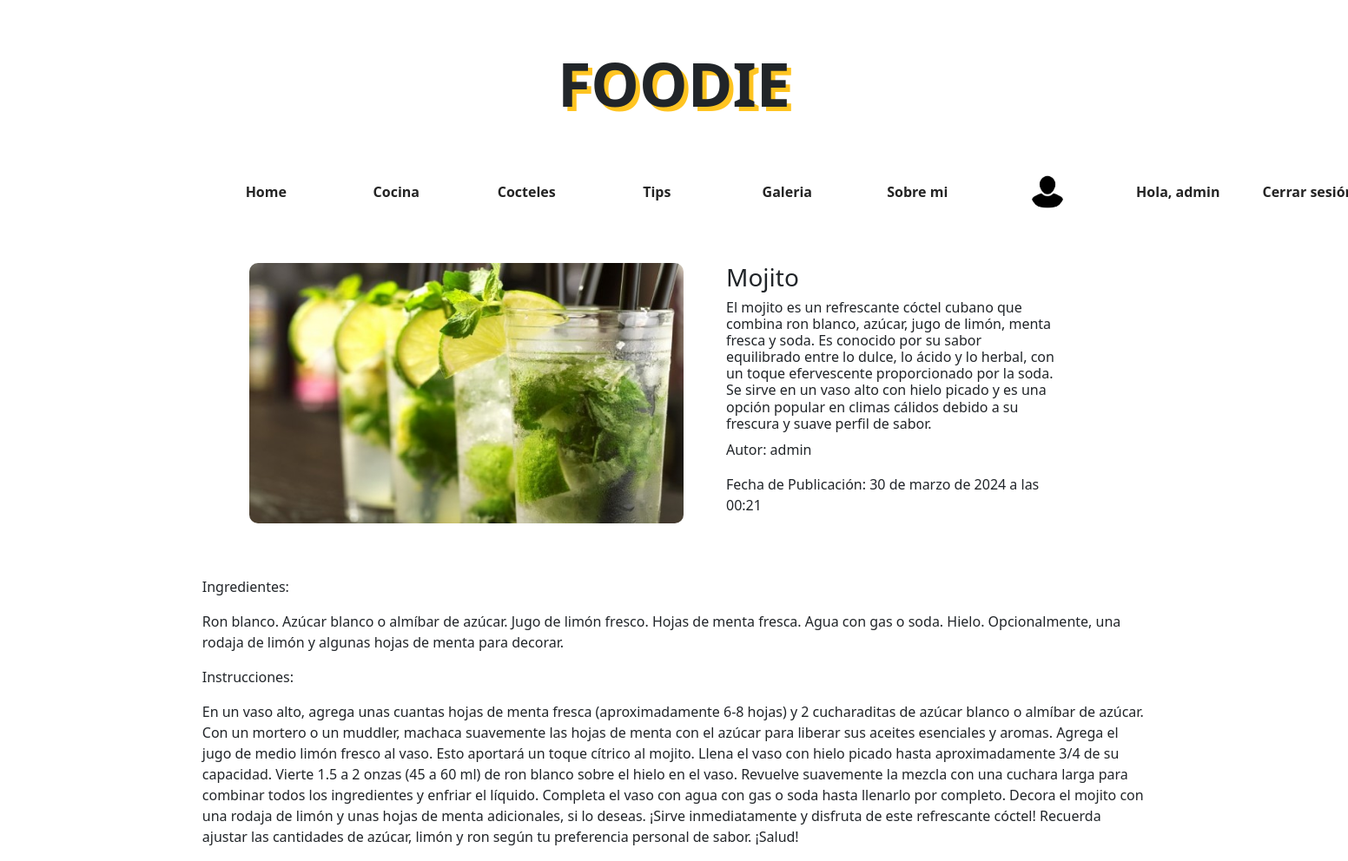
Page /cocteles/1/ (signed in) on the committed database.
### foodieApp/models.py (models this page shows, shortened)
class Coctel(models.Model):
    titulo = models.CharField(max_length=100)
    descripcion = models.TextField()
    ingredientes = models.TextField()
    instrucciones = models.TextField()
    autor = models.ForeignKey(User, on_delete=models.CASCADE)
    fecha_publicacion = models.DateTimeField(auto_now_add=True)
    imagen = models.ImageField(upload_to='media/imagenes_recetas/')

### foodieApp/views.py (the view)
# urls.py: path("cocteles/<int:coctel_id>/", detalle_coctel, name="detalle_coctel"),
def detalle_coctel(request, coctel_id):
    coctel = get_object_or_404(Coctel, pk=coctel_id)
    return render(request, "foodieApp/detalle_coctel.html", {"coctel": coctel})

### foodieApp/templates/foodieApp/detalle_coctel.html (shortened to what this page needs)
{% extends 'index.html' %}
{% block contenido %}
<div class="receta">
    <div>
        <img class="imagenReceta" src="{{ coctel.imagen.url }}" alt="">
    </div>
    <div class="contenido">
        <h3>{{ coctel.titulo }}</h3>
        <h6>{{ coctel.descripcion }}</h6>
        <p>Autor: {{ coctel.autor }}</p>
        <p>Fecha de Publicación: {{ coctel.fecha_publicacion }}</p>
    </div>
</div>
<p>Ingredientes:</p>
<p>{{ coctel.ingredientes }}</p>
<p>Instrucciones:</p>
<p>{{ coctel.instrucciones }}</p>
{% endblock contenido %}

### foodieApp/templates/index.html (shortened to what this page needs)
{% load static %}
<!DOCTYPE html>
<html lang="en">
<head>
    <link href="https://cdn.jsdelivr.net/npm/bootstrap@5.3.3/dist/css/bootstrap.min.css" rel="stylesheet"
>
    {% load static %}
    <link href="{% static  'css/styles.css' %}" rel="stylesheet" />
</head>
<body>
    <div class="estructura">
        <div>
            <h1 class="logo">FOODIE</h1>
        </div>
        <nav class="navbar navbar-expand-lg bg-body-transparent">
            <div class="container-fluid">
                <div class="collapse navbar-collapse" id="navbarSupportedContent">
                    <ul class="navbar-nav me-auto mb-2 mb-lg-0">
                        <li class="nav-item">
                            <a class="nav-link" href="/">Home</a>
                        </li>
                        <li class="nav-item">
                            <a class="nav-link" href="/recetario/">Cocina</a>
                        </li>
                        <li class="nav-item">
                            <a class="nav-link" href="/coctelero/">Cocteles</a>
                        </li>
                        <li class="nav-item">
                            <a class="nav-link" href="/tips/">Tips</a>
                        </li>
                        <li class="nav-item">
                            <a class="nav-link" href="/galeria/">Galeria</a>
                        </li>
                        <li class="nav-item">
                            <a class="nav-link" href="/sobremi/">Sobre mi</a>
                        </li>
                        {% if user.is_authenticated %}
                        <li class="nav-item">
                            {% if user.userprofile.avatar %}
                            <img src="{{ user.userprofile.avatar.url }}" alt="Avatar"
                                style="width: 40px; height: 40px; border-radius: 50%;">
                            {% else %}
                            <img src="{% static 'images/default_avatar.png' %}" alt="Avatar por defecto"
                                style="width: 40px; height: 40px; border-radius: 50%;">
                            {% endif %}
                        </li>
                        <li class="nav-item">
                            <a class="nav-link" href="{% url 'configuracion_usuario' %}">Hola, {{ user.username }}</a>
                        </li>
                        <li class="nav-item">
                            <a class="nav-link" href="{% url 'logout' %}">Cerrar sesión</a>
                        </li>
                        {% endif %}
                    </ul>
                </div>
            </div>
        </nav>
        {% block contenido %}
        {% endblock contenido %}
    </div>
</body>
</html>

### foodieApp/static/css/styles.css (style rules this page uses)
body { background-color: #ffffff; }
.logo { font-weight: bold; font-size: 70px; text-align: center; margin: 0 auto; padding: 5% 0; text-shadow: 5px 5px 0px rgba(255, 196, 33); }
.estructura { margin: 0 10%; padding: 0% 5%; background-color: #ffffff; }
.nav-link { color: #242424; font-weight: bold; border-radius: 10px; }
.nav-item { margin-right: 2%; width: 150px; text-align: center; }
.imagenReceta { width: 500px; height: 300px; border-radius: 10px; }
.receta { display: flex; margin: 5%; }
.contenido { margin: auto 5%; }

### rows in the picture
Coctel: imagen (picture), titulo "Mojito", descripcion "El mojito es un refrescante cóctel cubano que combina ron blanco, azúcar, jugo de limón, menta fresca y soda. Es conocido por su sabor equilibrado entre lo dulce, lo ácido y lo herbal, con un toque efervescente proporcionado por la soda. Se sirve en un vaso alto con hielo picado y es una opción popular en climas cálidos debido a su frescura y suave perfil de sabor.", autor "admin", fecha_publicacion "30 de marzo de 2024 a las 00:21", ingredientes "Ron blanco. Azúcar blanco o almíbar de azúcar. Jugo de limón fresco. Hojas de menta fresca. Agua con gas o soda. Hielo. Opcionalmente, una rodaja de limón y algunas hojas de menta para decorar.", instrucciones "En un vaso alto, agrega unas cuantas hojas de menta fresca (aproximadamente 6-8 hojas) y 2 cucharaditas de azúcar blanco o almíbar de azúcar. Con un mortero o un muddler, machaca suavemente las hojas de menta con el azúcar para liberar sus aceites esenciales y aromas. Agrega el jugo de medio limón fresco al vaso. Esto aportará un toque cítrico al mojito. Llena el vaso con hielo picado hasta aproximadamente 3/4 de su capacidad. Vierte 1.5 a 2 onzas (45 a 60 ml) de ron blanco sobre el hielo en el vaso. Revuelve suavemente la mezcla con una cuchara larga para combinar todos los ingredientes y enfriar el líquido. Completa el vaso con agua con gas o soda hasta llenarlo por completo. Decora el…"

### other values in the picture
{{ user.username }} "admin"
